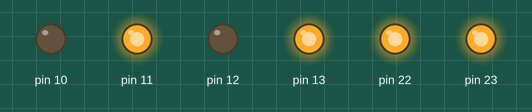
A sketch run on a simulated Arduino Uno, built with avr-gcc and run on an emulated ATmega328P. Shown: output pins drawn as LEDs (lit = HIGH).

Above: at 0.5 s.
At 1.5 s:
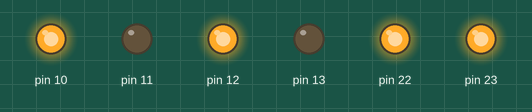
Timing chart, 0 to 3.0 s (numbered marks = the images above):
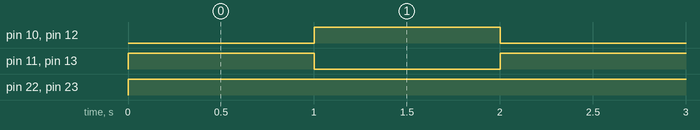

The sketch:

__.ino
```cpp
void setup() {

    DDRB=B11111100;//pin 13 ~ 10 is in output mode


}
void loop() {

    PORTB=B11101000;
	delay(1000);
	PORTB=B11010100;
	delay(1000);


}
```

Measured:
- by itself, pin 10–13: alternates HIGH for 1.0 s and LOW for 1.0 s
- by itself, pin 22, pin 23: LOW → HIGH at 0.00 s
